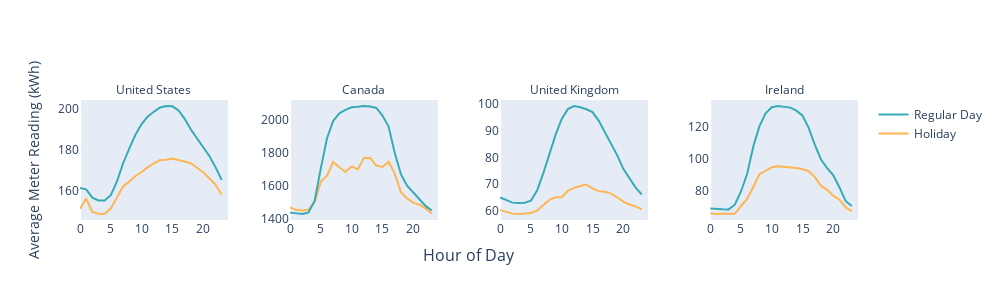

The notebook cell saved with this chart:
### Code cell
from plotly.subplots import make_subplots
import plotly.graph_objects as go

fig = make_subplots(rows=1, 
                    cols=4, 
                    subplot_titles=tuple(country_list), 
                    shared_xaxes=True, 
                    vertical_spacing=0.04, 
                    horizontal_spacing=0.08)

for i in fig['layout']['annotations']:
    i['font'] = dict(size=12)#,color='#ff0000')
    
fig['layout']['annotations']+=(go.layout.Annotation(x=0.5,
                                          y=-.4,
                                          showarrow=False,
                                          text="Hour of Day",
                                          xref="paper",
                                          yref="paper",
                                          font=dict(size=16)),
                               go.layout.Annotation(x=-0.09,
                                          y=0.3,
                                          showarrow=False,
                                          text="",
                                          textangle=-90,
                                          xref="paper",
                                          yref="paper",
                                          font=dict(size=16)
                                         ))



fig.add_trace(
    go.Scatter(x=group_use_hour_us_hol.index.tolist(), 
                y=group_use_hour_us_hol.meter_reading.tolist(), 
                mode='lines', 
                name='Holiday',
                marker=dict(color='#ffb554'),
                showlegend=False),
        row=1, col=1
)
fig.add_trace(
    go.Scatter(x=group_use_hour_us_nhol.index.tolist(), 
               y=group_use_hour_us_nhol.meter_reading.tolist(), 
               mode='lines', 
               name='Non-Holiday',
               marker=dict(color='#36abb5'),
               showlegend=False),
        row=1, col=1
)

fig.add_trace(
    go.Scatter(x=group_use_hour_ca_hol.index.tolist(), 
                y=group_use_hour_ca_hol.meter_reading.tolist(), 
                mode='lines', 
                name='Holiday',
                marker=dict(color='#ffb554'),
                showlegend=False),
        row=1, col=2
)
fig.add_trace(
    go.Scatter(x=group_use_hour_ca_nhol.index.tolist(), 
               y=group_use_hour_ca_nhol.meter_reading.tolist(), 
               mode='lines', 
               name='Non-Holiday',
               marker=dict(color='#36abb5'),
               showlegend=False),
        row=1, col=2
)

fig.add_trace(
    go.Scatter(x=group_use_hour_uk_hol.index.tolist(), 
                y=group_use_hour_uk_hol.meter_reading.tolist(), 
                mode='lines', 
                name='Holiday',
                marker=dict(color='#ffb554'),
                showlegend=False),
        row=1, col=3
)
fig.add_trace(
    go.Scatter(x=group_use_hour_uk_nhol.index.tolist(), 
               y=group_use_hour_uk_nhol.meter_reading.tolist(), 
               mode='lines', 
               name='Non-Holiday',
               marker=dict(color='#36abb5'),
               showlegend=False),
        row=1, col=3
)

### I HAVE TO DO THE LAST SUBPLOT MANUALLY SO THAT I CAN GET A LEGEND


fig.add_trace(
    go.Scatter(x=group_use_hour_ir_nhol.index.tolist(), 
               y=group_use_hour_ir_nhol.meter_reading.tolist(), 
               mode='lines', 
               name='Regular Day',
               marker=dict(color='#36abb5')),
        row=1, col=4
)
fig.add_trace(
    go.Scatter(x=group_use_hour_ir_hol.index.tolist(), 
                y=group_use_hour_ir_hol.meter_reading.tolist(), 
                mode='lines', 
                name='Holiday',
                marker=dict(color='#ffb554')),
        row=1, col=4
)




fig.update_layout(height=300,width=1000)
fig.update_yaxes(title_text="Average Meter Reading (kWh)", row=1, col=1)
fig.update_xaxes(showgrid=False, range=[0, 24])
fig.update_yaxes(showgrid=False, zeroline=False)
fig.show()
#fig.update_layout(legend_orientation="h")
#fig.update_xaxes(title_text="xaxis 4 title", type="log", row=2, col=2)
#fig.update_traces(mode="markers", marker=dict(line_color='white', opacity=0.7))

from chart_studio.plotly import plot, iplot
plot(fig, filename = 'holiday_by_region')

### Figure 1 — Plotly figure (JSON) as saved in the notebook; plotly's stock layout.template omitted (floating-point values rounded to 4 significant figures)
{"data": [{"marker": {"color": "#ffb554"}, "mode": "lines", "name": "Holiday", "showlegend": false, "type": "scatter", "x": [0, 1, 2, 3, 4, 5, 6, 7, 8, 9, 10, 11, 12, 13, 14, 15, 16, 17, 18, 19, 20, 21, 22, 23], "xaxis": "x", "y": [151.4, 156.4, 149.8, 149.0, 148.8, 151.6, 156.8, 162.2, 164.5, 167.3, 169.2, 171.6, 173.4, 175.1, 175.2, 175.8, 175.1, 174.3, 173.5, 171.3, 169.1, 166.2, 163.1, 158.2], "yaxis": "y"}, {"marker": {"color": "#36abb5"}, "mode": "lines", "name": "Non-Holiday", "showlegend": false, "type": "scatter", "x": [0, 1, 2, 3, 4, 5, 6, 7, 8, 9, 10, 11, 12, 13, 14, 15, 16, 17, 18, 19, 20, 21, 22, 23], "xaxis": "x", "y": [161.4, 160.8, 156.7, 155.4, 155.4, 157.9, 164.6, 173.5, 180.6, 187.3, 192.5, 196.2, 198.6, 200.6, 201.4, 201.2, 199.2, 195.1, 189.9, 185.7, 181.8, 177.1, 171.6, 165.4], "yaxis": "y"}, {"marker": {"color": "#ffb554"}, "mode": "lines", "name": "Holiday", "showlegend": false, "type": "scatter", "x": [0, 1, 2, 3, 4, 5, 6, 7, 8, 9, 10, 11, 12, 13, 14, 15, 16, 17, 18, 19, 20, 21, 22, 23], "xaxis": "x2", "y": [1467.0, 1452.0, 1450.0, 1454.0, 1501.0, 1624.0, 1659.0, 1742.0, 1710.0, 1682.0, 1716.0, 1698.0, 1769.0, 1767.0, 1721.0, 1713.0, 1743.0, 1672.0, 1560.0, 1522.0, 1496.0, 1484.0, 1462.0, 1431.0], "yaxis": "y2"}, {"marker": {"color": "#36abb5"}, "mode": "lines", "name": "Non-Holiday", "showlegend": false, "type": "scatter", "x": [0, 1, 2, 3, 4, 5, 6, 7, 8, 9, 10, 11, 12, 13, 14, 15, 16, 17, 18, 19, 20, 21, 22, 23], "xaxis": "x2", "y": [1436.0, 1432.0, 1428.0, 1438.0, 1508.0, 1705.0, 1886.0, 1991.0, 2037.0, 2058.0, 2073.0, 2076.0, 2081.0, 2077.0, 2069.0, 2023.0, 1957.0, 1796.0, 1668.0, 1599.0, 1557.0, 1515.0, 1477.0, 1449.0], "yaxis": "y2"}, {"marker": {"color": "#ffb554"}, "mode": "lines", "name": "Holiday", "showlegend": false, "type": "scatter", "x": [0, 1, 2, 3, 4, 5, 6, 7, 8, 9, 10, 11, 12, 13, 14, 15, 16, 17, 18, 19, 20, 21, 22, 23], "xaxis": "x3", "y": [60.25, 59.45, 58.93, 58.79, 58.94, 59.18, 60.06, 61.99, 64.13, 65.05, 65.11, 67.51, 68.59, 69.26, 69.79, 68.4, 67.36, 67.09, 66.41, 65.05, 63.41, 62.37, 61.63, 60.5], "yaxis": "y3"}, {"marker": {"color": "#36abb5"}, "mode": "lines", "name": "Non-Holiday", "showlegend": false, "type": "scatter", "x": [0, 1, 2, 3, 4, 5, 6, 7, 8, 9, 10, 11, 12, 13, 14, 15, 16, 17, 18, 19, 20, 21, 22, 23], "xaxis": "x3", "y": [64.97, 64.03, 63.05, 62.94, 62.98, 63.76, 67.58, 73.98, 81.24, 88.43, 94.39, 98.07, 99.24, 98.78, 98.0, 96.93, 93.76, 89.35, 85.2, 80.86, 75.71, 71.94, 68.66, 66.1], "yaxis": "y3"}, {"marker": {"color": "#36abb5"}, "mode": "lines", "name": "Regular Day", "type": "scatter", "x": [0, 1, 2, 3, 4, 5, 6, 7, 8, 9, 10, 11, 12, 13, 14, 15, 16, 17, 18, 19, 20, 21, 22, 23], "xaxis": "x4", "y": [69.21, 68.83, 68.8, 68.71, 71.64, 79.88, 90.78, 107.9, 120.6, 128.6, 132.4, 133.1, 132.5, 132.1, 130.2, 127.1, 119.5, 108.8, 99.79, 94.4, 89.88, 82.39, 73.85, 70.78], "yaxis": "y4"}, {"marker": {"color": "#ffb554"}, "mode": "lines", "name": "Holiday", "type": "scatter", "x": [0, 1, 2, 3, 4, 5, 6, 7, 8, 9, 10, 11, 12, 13, 14, 15, 16, 17, 18, 19, 20, 21, 22, 23], "xaxis": "x4", "y": [66.26, 65.85, 65.94, 66.14, 66.01, 70.83, 75.17, 82.7, 90.59, 92.79, 94.95, 95.52, 95.17, 95.25, 94.49, 93.68, 92.52, 88.83, 83.35, 80.87, 77.12, 74.75, 69.95, 67.68], "yaxis": "y4"}], "layout": {"annotations": [{"font": {"size": 12}, "showarrow": false, "text": "United States", "x": 0.095, "xanchor": "center", "xref": "paper", "y": 1, "yanchor": "bottom", "yref": "paper"}, {"font": {"size": 12}, "showarrow": false, "text": "Canada", "x": 0.365, "xanchor": "center", "xref": "paper", "y": 1, "yanchor": "bottom", "yref": "paper"}, {"font": {"size": 12}, "showarrow": false, "text": "United Kingdom", "x": 0.635, "xanchor": "center", "xref": "paper", "y": 1, "yanchor": "bottom", "yref": "paper"}, {"font": {"size": 12}, "showarrow": false, "text": "Ireland", "x": 0.905, "xanchor": "center", "xref": "paper", "y": 1, "yanchor": "bottom", "yref": "paper"}, {"font": {"size": 16}, "showarrow": false, "text": "Hour of Day", "x": 0.5, "xref": "paper", "y": -0.4, "yref": "paper"}, {"font": {"size": 16}, "showarrow": false, "text": "", "textangle": -90, "x": -0.09, "xref": "paper", "y": 0.3, "yref": "paper"}], "height": 300, "width": 1000, "xaxis": {"anchor": "y", "domain": [0, 0.19], "range": [0, 24], "showgrid": false}, "xaxis2": {"anchor": "y2", "domain": [0.27, 0.46], "range": [0, 24], "showgrid": false}, "xaxis3": {"anchor": "y3", "domain": [0.54, 0.73], "range": [0, 24], "showgrid": false}, "xaxis4": {"anchor": "y4", "domain": [0.81, 1], "range": [0, 24], "showgrid": false}, "yaxis": {"anchor": "x", "domain": [0, 1], "showgrid": false, "title": {"text": "Average Meter Reading (kWh)"}, "zeroline": false}, "yaxis2": {"anchor": "x2", "domain": [0, 1], "showgrid": false, "zeroline": false}, "yaxis3": {"anchor": "x3", "domain": [0, 1], "showgrid": false, "zeroline": false}, "yaxis4": {"anchor": "x4", "domain": [0, 1], "showgrid": false, "zeroline": false}}}
